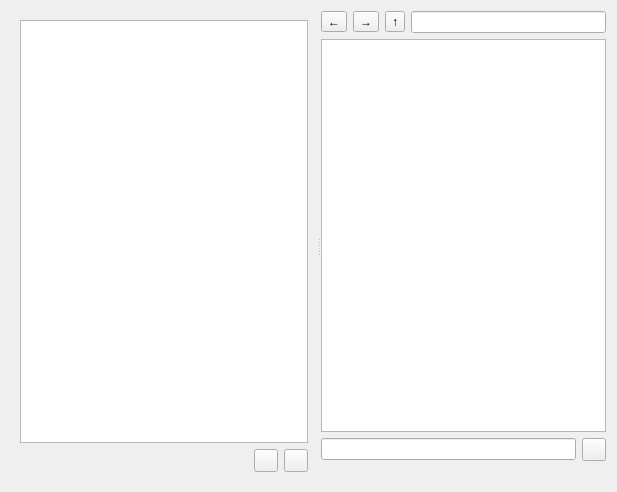
<?xml version="1.0" encoding="UTF-8"?>
<ui version="4.0">
 <class>UIShareBrowser</class>
 <widget class="QWidget" name="UIShareBrowser">
  <property name="geometry">
   <rect>
    <x>0</x>
    <y>0</y>
    <width>617</width>
    <height>492</height>
   </rect>
  </property>
  <property name="sizePolicy">
   <sizepolicy hsizetype="Expanding" vsizetype="Preferred">
    <horstretch>40</horstretch>
    <verstretch>0</verstretch>
   </sizepolicy>
  </property>
  <property name="windowTitle">
   <string notr="true"/>
  </property>
  <layout class="QGridLayout" name="gridLayout_3">
   <item row="1" column="0">
    <widget class="QSplitter" name="splitter">
     <property name="orientation">
      <enum>Qt::Horizontal</enum>
     </property>
     <widget class="QFrame" name="frame_2">
      <property name="sizePolicy">
       <sizepolicy hsizetype="Ignored" vsizetype="Preferred">
        <horstretch>40</horstretch>
        <verstretch>0</verstretch>
       </sizepolicy>
      </property>
      <property name="baseSize">
       <size>
        <width>240</width>
        <height>0</height>
       </size>
      </property>
      <property name="frameShape">
       <enum>QFrame::NoFrame</enum>
      </property>
      <property name="frameShadow">
       <enum>QFrame::Raised</enum>
      </property>
      <layout class="QGridLayout" name="gridLayout">
       <item row="0" column="0">
        <widget class="QTreeView" name="treeView_LPANE">
         <property name="selectionMode">
          <enum>QAbstractItemView::ExtendedSelection</enum>
         </property>
        </widget>
       </item>
       <item row="1" column="0">
        <layout class="QHBoxLayout" name="horizontalLayout">
         <item>
          <widget class="QLabel" name="label_LEFT">
           <property name="layoutDirection">
            <enum>Qt::RightToLeft</enum>
           </property>
           <property name="text">
            <string/>
           </property>
          </widget>
         </item>
         <item>
          <widget class="QToolButton" name="toolButton_MATCHLIST">
           <property name="text">
            <string/>
           </property>
          </widget>
         </item>
         <item>
          <widget class="QToolButton" name="toolButton_SEARCH">
           <property name="text">
            <string/>
           </property>
          </widget>
         </item>
        </layout>
       </item>
      </layout>
     </widget>
     <widget class="QFrame" name="frame">
      <property name="sizePolicy">
       <sizepolicy hsizetype="Preferred" vsizetype="Preferred">
        <horstretch>40</horstretch>
        <verstretch>0</verstretch>
       </sizepolicy>
      </property>
      <property name="frameShape">
       <enum>QFrame::NoFrame</enum>
      </property>
      <property name="frameShadow">
       <enum>QFrame::Plain</enum>
      </property>
      <layout class="QVBoxLayout" name="verticalLayout">
       <property name="leftMargin">
        <number>0</number>
       </property>
       <property name="topMargin">
        <number>0</number>
       </property>
       <property name="rightMargin">
        <number>0</number>
       </property>
       <property name="bottomMargin">
        <number>0</number>
       </property>
       <item>
        <layout class="QHBoxLayout" name="horizontalLayout_2">
         <item>
          <widget class="QToolButton" name="toolButton_BACK">
           <property name="text">
            <string notr="true">←</string>
           </property>
          </widget>
         </item>
         <item>
          <widget class="QToolButton" name="toolButton_FORWARD">
           <property name="text">
            <string notr="true">→</string>
           </property>
          </widget>
         </item>
         <item>
          <widget class="QToolButton" name="toolButton_UP">
           <property name="text">
            <string notr="true">↑</string>
           </property>
          </widget>
         </item>
         <item>
          <widget class="QLineEdit" name="lineEdit_PATH">
           <property name="maxLength">
            <number>1000000</number>
           </property>
           <property name="frame">
            <bool>true</bool>
           </property>
           <property name="readOnly">
            <bool>true</bool>
           </property>
          </widget>
         </item>
        </layout>
       </item>
       <item>
        <widget class="QTreeView" name="treeView_RPANE">
         <property name="editTriggers">
          <set>QAbstractItemView::NoEditTriggers</set>
         </property>
         <property name="showDropIndicator" stdset="0">
          <bool>false</bool>
         </property>
         <property name="alternatingRowColors">
          <bool>true</bool>
         </property>
         <property name="selectionMode">
          <enum>QAbstractItemView::ExtendedSelection</enum>
         </property>
         <property name="rootIsDecorated">
          <bool>false</bool>
         </property>
         <property name="itemsExpandable">
          <bool>false</bool>
         </property>
        </widget>
       </item>
       <item>
        <widget class="QFrame" name="frame_FILTER">
         <property name="frameShape">
          <enum>QFrame::NoFrame</enum>
         </property>
         <property name="frameShadow">
          <enum>QFrame::Plain</enum>
         </property>
         <property name="lineWidth">
          <number>0</number>
         </property>
         <layout class="QGridLayout" name="gridLayout_4">
          <property name="leftMargin">
           <number>0</number>
          </property>
          <property name="topMargin">
           <number>0</number>
          </property>
          <property name="rightMargin">
           <number>0</number>
          </property>
          <property name="bottomMargin">
           <number>0</number>
          </property>
          <item row="0" column="0">
           <widget class="LineEdit" name="lineEdit_FILTER"/>
          </item>
          <item row="0" column="1">
           <widget class="QToolButton" name="toolButton_CLOSEFILTER">
            <property name="text">
             <string/>
            </property>
           </widget>
          </item>
         </layout>
        </widget>
       </item>
       <item>
        <widget class="QLabel" name="label_RIGHT">
         <property name="layoutDirection">
          <enum>Qt::RightToLeft</enum>
         </property>
         <property name="text">
          <string/>
         </property>
        </widget>
       </item>
      </layout>
     </widget>
    </widget>
   </item>
  </layout>
 </widget>
 <customwidgets>
  <customwidget>
   <class>LineEdit</class>
   <extends>QLineEdit</extends>
   <header>LineEdit.h</header>
  </customwidget>
 </customwidgets>
 <resources/>
 <connections/>
</ui>
